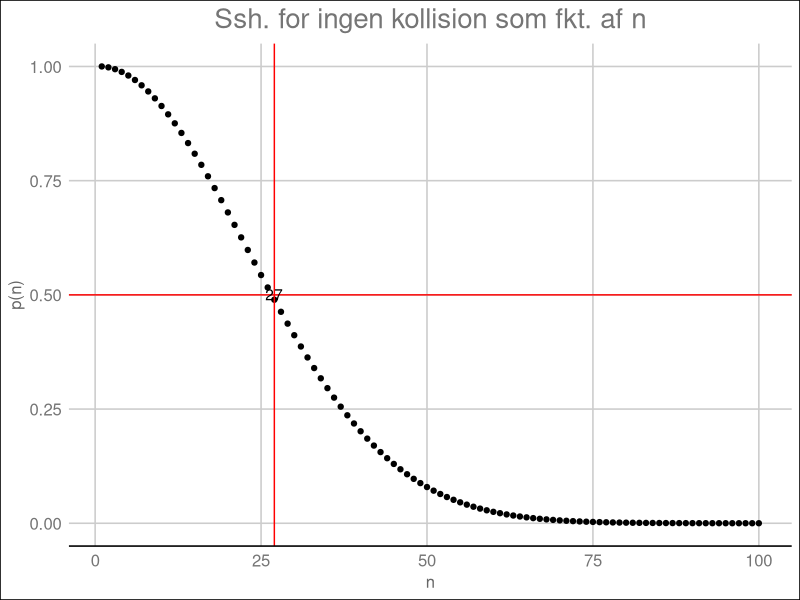

Write the R code that produced this figure.
# Create a less-computationally heavy method for calculating permutations.
permute = function(n, r){
  if(r == 1){
    n <- n
  } else {
      for(i in (n-r+1):(n-1))
        n <- n*i
  }
  return(n)
}

# Define probability-function, p(n)
prob = function(n, r){
  (permute(n, r)/(n^r))
}

# Define arrays necessary for plot:
n = 1:100
probs = c()

for(i in n){
  probs[i] <- prob(500, i)
}
# Coerce into dataframe
probs_n = data.frame(cbind(n, probs))

# Find integer closest to 0.5
max(which(probs_n$probs >= 0.5))
  # Output: 26


# Load packages for plotting
pkgs <- c("ggplot2", "ggthemes")
lapply(pkgs, require, character.only = TRUE)

# Plot probs_n:
plot <- ggplot(data = probs_n, aes(x = n, y = probs))
plot <- plot + geom_point() + theme_gdocs() + 
  geom_hline(yintercept = 0.5, color = 'red') +
  geom_vline(xintercept = 27, color = 'red') +
  annotate('text', x = 27, y = 0.5, parse = TRUE, label = "27") +
  labs(x = "n", y = "p(n)", 
       title = "Ssh. for ingen kollision som fkt. af n") +
  theme(plot.title = element_text(hjust = 0.5))
plot(plot)






